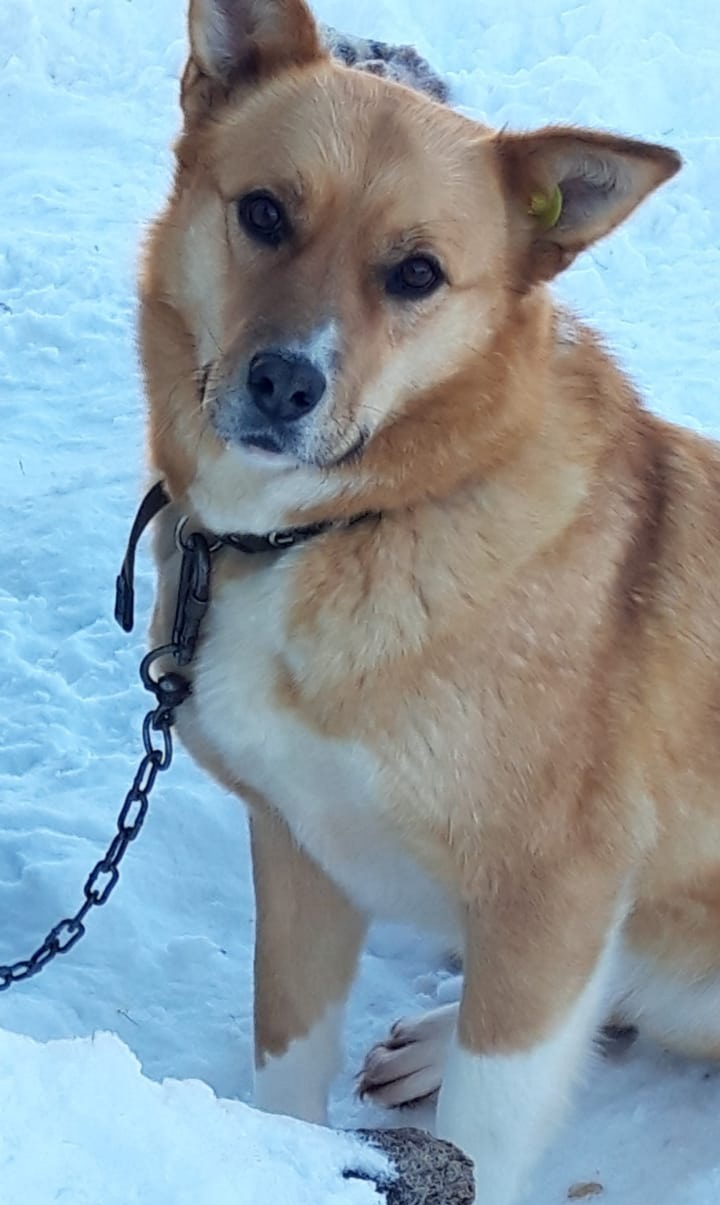
#> input picture images/10-19.jpg, 720 x 1205 px
$ python -i image_processor.py   (imports and definitions only)
#> lines starting #> are read from the running program, lines starting #| are printed output that depends on the picture
from PIL import Image
import numpy as np
from io import BytesIO
import requests
import json
import os
import logging
from typing import List, Tuple, Optional, Dict, Any
from functools import lru_cache

# [8 lines not run here, left out]
logger = logging.getLogger('image_processor')

class ImageProcessor:
    def __init__(self):

        self.target_size = (224, 224)
        self.similarity_threshold = 0.7
        self.feature_cache = {}

    @lru_cache(maxsize=100)
    def load_image(self, image_path_or_url: str) -> Optional[Image.Image]:
#> called with image_path_or_url = '../../images/10-19.jpg'
        try:
            if image_path_or_url.startswith(('http://', 'https://')):
                response = requests.get(image_path_or_url, timeout=10)
                response.raise_for_status()
                return Image.open(BytesIO(response.content))
            else:
                return Image.open(image_path_or_url)
#> returned value is the input picture: PIL image 720x1205 RGB; mean R, G, B 140.6, 156.8, 165.7
        except Exception as e:
            logger.error(f"Error loading image from {image_path_or_url}: {e}")
            return None

    def preprocess_image(self, image: Image.Image) -> np.ndarray:
        if image.mode != 'RGB':
            image = image.convert('RGB')

        image = image.resize(self.target_size)
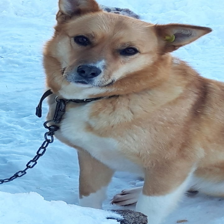
#> image: PIL image 224x224 RGB; mean R, G, B 140.6, 156.8, 165.6

        img_array = np.array(image)
        img_array = img_array.astype('float32') / 255.0

        return img_array

    def extract_features(self, image_path: str) -> Optional[List[float]]:
        if image_path in self.feature_cache:
            logger.debug(f"Using cached features for {image_path}")
            return self.feature_cache[image_path]

        try:
            image = self.load_image(image_path)
            if image is None:
                return None

            processed_image = self.preprocess_image(image)

            features = []

            for channel in range(3):
                histogram = np.histogram(
                    processed_image[:,:,channel],
                    bins=32,
                    range=(0, 1)
                )[0]
                histogram = histogram.astype('float32') / histogram.sum()
                features.extend(histogram.tolist())
#> after the loop, features = 96 values, max 0.21 at index 95, min 0 at index 28, mean 0.0312

            for channel in range(3):
                channel_data = processed_image[:,:,channel]
                features.extend([
                    float(channel_data.mean()),
                    float(channel_data.std()),
                    float(np.median(channel_data)),
                ])
#> this loop made 3 passes
#> pass 1, in extract_features, `channel_data = processed_image[:,:,channel]`:
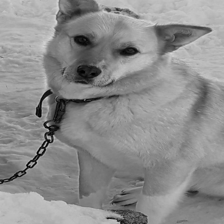
#> channel_data: shape (224, 224) float32; min 0, max 0.847, mean 0.551
#> pass 2, in extract_features, `channel_data = processed_image[:,:,channel]`:
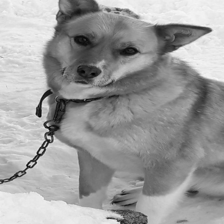
#> channel_data: shape (224, 224) float32; min 0, max 0.973, mean 0.615
#> pass 3, in extract_features, `channel_data = processed_image[:,:,channel]`:
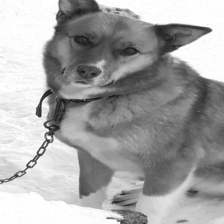
#> channel_data: shape (224, 224) float32; min 0.0863, max 1, mean 0.65
#> after the loop, features = 105 values, max 0.65 at index 102, min 0 at index 28, mean 0.0684

            self.feature_cache[image_path] = features

            return features

        except Exception as e:
            logger.error(f"Error extracting features from {image_path}: {e}")
            return None

    # [78 lines left out: functions calculate_similarity, find_matches, compare_with_external_images, not called in this run]

    def clear_cache(self):
        self.feature_cache.clear()
        logger.info("Feature cache cleared")

>>> result = ImageProcessor().extract_features('../../images/10-19.jpg')
#> result has the same summary as features in extract_features

$ run again, on images/10-20.jpg
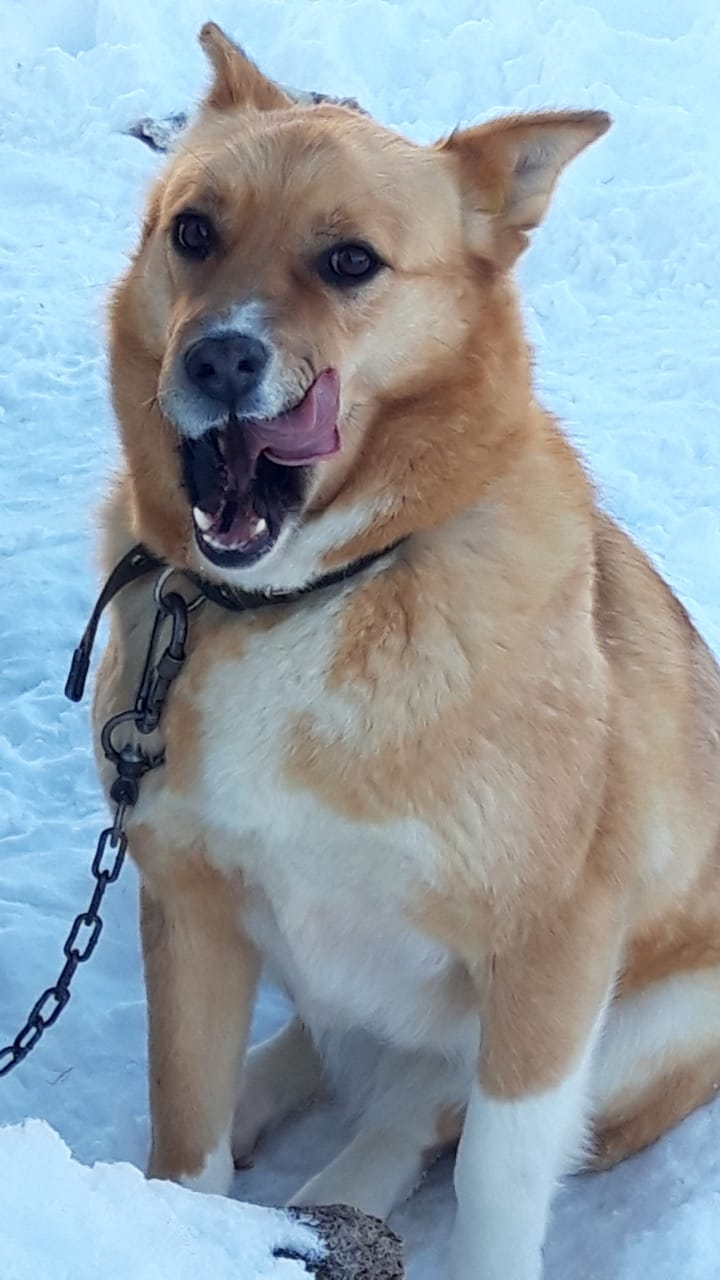
#> input picture images/10-20.jpg, 720 x 1280 px
#> in load_image, returned value is the input picture: PIL image 720x1280 RGB; mean R, G, B 146.8, 158.9, 166.8
#> in preprocess_image, `image = image.resize(self.target_size)`:
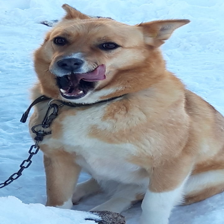
#> image: PIL image 224x224 RGB; mean R, G, B 146.8, 158.9, 166.8
#> after the loop in extract_features, `for channel in range(3):`: features = 96 values, max 0.224 at index 95, min 0 at index 28, mean 0.0313
#> the loop in extract_features, `for channel in range(3):` made 3 passes
#> pass 3, in extract_features, `channel_data = processed_image[:,:,channel]`:
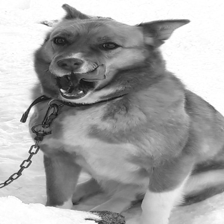
#> channel_data: shape (224, 224) float32; min 0.0706, max 1, mean 0.654
#> after the loop in extract_features, `for channel in range(3):`: features = 105 values, max 0.654 at index 102, min 0 at index 28, mean 0.0698
#> result has the same summary as features in extract_features

$ run again, on images/11-21.jpg
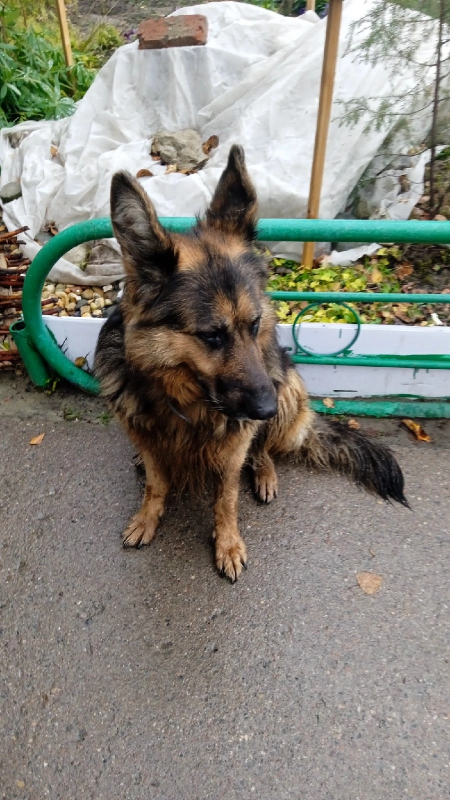
#> input picture images/11-21.jpg, 900 x 1600 px (shown at 1/2 size)
#> in load_image, returned value is the input picture: PIL image 900x1600 RGB; mean R, G, B 134.5, 133.5, 124.7
#> in preprocess_image, `image = image.resize(self.target_size)`:
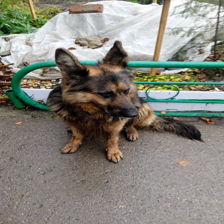
#> image: PIL image 224x224 RGB; mean R, G, B 134.6, 133.5, 124.7
#> after the loop in extract_features, `for channel in range(3):`: features = 96 values, max 0.0791 at index 47, min 0.00417 at index 31, mean 0.0313
#> the loop in extract_features, `for channel in range(3):` made 3 passes
#> pass 3, in extract_features, `channel_data = processed_image[:,:,channel]`:
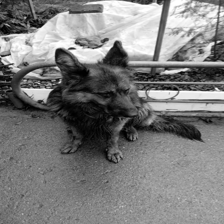
#> channel_data: shape (224, 224) float32; min 0, max 1, mean 0.489
#> after the loop in extract_features, `for channel in range(3):`: features = 105 values, max 0.545 at index 98, min 0.00417 at index 31, mean 0.0647
#> result has the same summary as features in extract_features

$ run again, on images/11-22.jpg
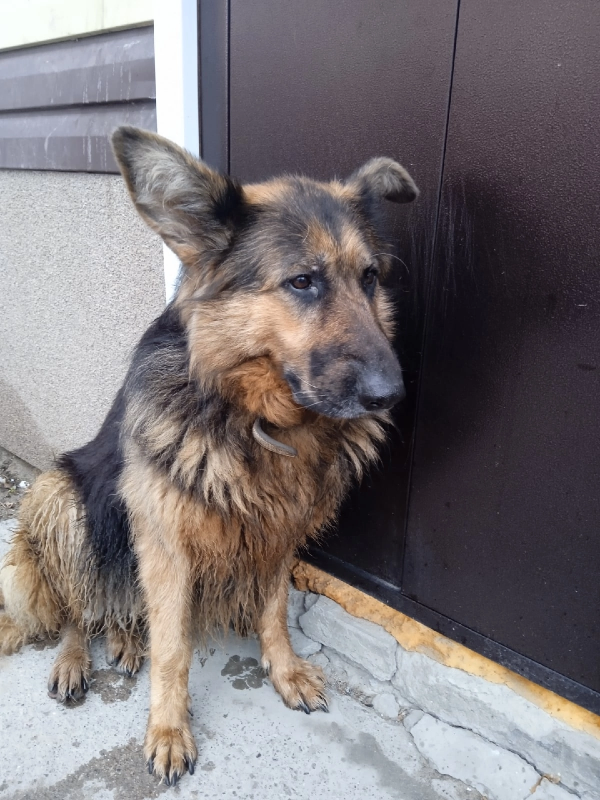
#> input picture images/11-22.jpg, 1200 x 1600 px (shown at 1/2 size)
#> in load_image, returned value is the input picture: PIL image 1200x1600 RGB; mean R, G, B 122.8, 116.5, 119.1
#> in preprocess_image, `image = image.resize(self.target_size)`:
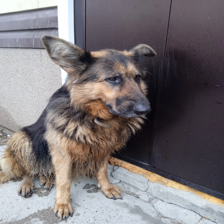
#> image: PIL image 224x224 RGB; mean R, G, B 122.8, 116.5, 119.1
#> after the loop in extract_features, `for channel in range(3):`: features = 96 values, max 0.0921 at index 6, min 1.99e-05 at index 64, mean 0.0312
#> the loop in extract_features, `for channel in range(3):` made 3 passes
#> pass 3, in extract_features, `channel_data = processed_image[:,:,channel]`:
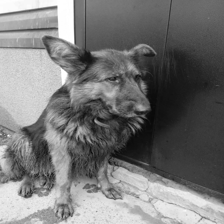
#> channel_data: shape (224, 224) float32; min 0.0275, max 1, mean 0.467
#> after the loop in extract_features, `for channel in range(3):`: features = 105 values, max 0.482 at index 96, min 1.99e-05 at index 64, mean 0.0613
#> result has the same summary as features in extract_features
